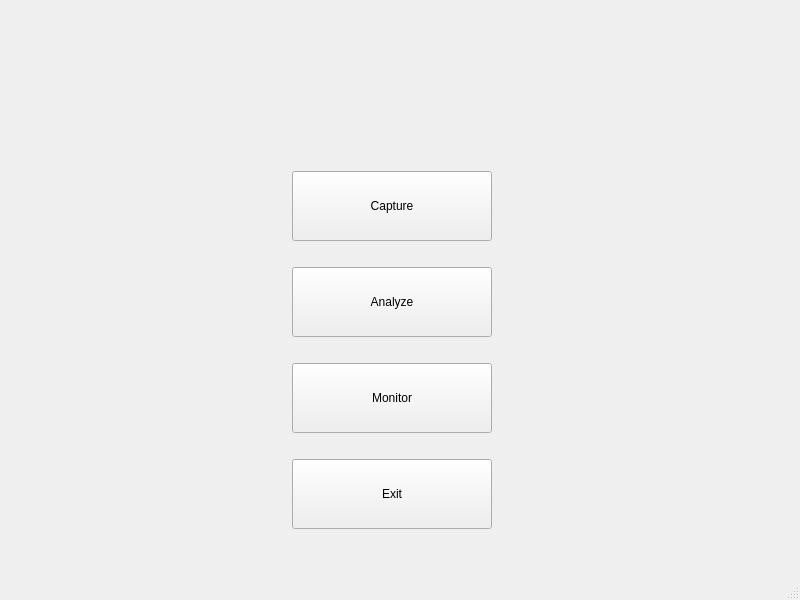
<?xml version="1.0" encoding="UTF-8"?>
<ui version="4.0">
 <class>Entry</class>
 <widget class="QMainWindow" name="Entry">
  <property name="geometry">
   <rect>
    <x>0</x>
    <y>0</y>
    <width>800</width>
    <height>600</height>
   </rect>
  </property>
  <property name="minimumSize">
   <size>
    <width>800</width>
    <height>600</height>
   </size>
  </property>
  <property name="windowTitle">
   <string>MainWindow</string>
  </property>
  <widget class="QWidget" name="centralwidget">
   <layout class="QHBoxLayout" name="horizontalLayout_2">
    <item>
     <spacer name="horizontalSpacer_3">
      <property name="orientation">
       <enum>Qt::Horizontal</enum>
      </property>
      <property name="sizeHint" stdset="0">
       <size>
        <width>130</width>
        <height>20</height>
       </size>
      </property>
     </spacer>
    </item>
    <item>
     <layout class="QVBoxLayout" name="verticalLayout_2">
      <property name="leftMargin">
       <number>20</number>
      </property>
      <property name="topMargin">
       <number>20</number>
      </property>
      <property name="rightMargin">
       <number>20</number>
      </property>
      <property name="bottomMargin">
       <number>20</number>
      </property>
      <item>
       <widget class="QLabel" name="logo">
        <property name="minimumSize">
         <size>
          <width>400</width>
          <height>100</height>
         </size>
        </property>
        <property name="whatsThis">
         <string>&lt;html&gt;&lt;head/&gt;&lt;body&gt;&lt;p&gt;&lt;br/&gt;&lt;/p&gt;&lt;/body&gt;&lt;/html&gt;</string>
        </property>
        <property name="text">
         <string>&lt;html&gt;&lt;head/&gt;&lt;body&gt;&lt;p&gt;&lt;img src=&quot;:/picture/logo.png&quot; height=&quot;100&quot; width=&quot;430&quot;/&gt;&lt;/p&gt;&lt;/body&gt;&lt;/html&gt;</string>
        </property>
       </widget>
      </item>
      <item>
       <spacer name="verticalSpacer_4">
        <property name="orientation">
         <enum>Qt::Vertical</enum>
        </property>
        <property name="sizeHint" stdset="0">
         <size>
          <width>430</width>
          <height>15</height>
         </size>
        </property>
       </spacer>
      </item>
      <item>
       <layout class="QHBoxLayout" name="horizontalLayout">
        <item>
         <spacer name="horizontalSpacer">
          <property name="orientation">
           <enum>Qt::Horizontal</enum>
          </property>
          <property name="sizeHint" stdset="0">
           <size>
            <width>88</width>
            <height>398</height>
           </size>
          </property>
         </spacer>
        </item>
        <item>
         <layout class="QVBoxLayout" name="verticalLayout">
          <property name="leftMargin">
           <number>20</number>
          </property>
          <property name="topMargin">
           <number>20</number>
          </property>
          <property name="rightMargin">
           <number>20</number>
          </property>
          <property name="bottomMargin">
           <number>20</number>
          </property>
          <item>
           <widget class="QPushButton" name="capture">
            <property name="minimumSize">
             <size>
              <width>200</width>
              <height>70</height>
             </size>
            </property>
            <property name="text">
             <string>Capture</string>
            </property>
           </widget>
          </item>
          <item>
           <spacer name="verticalSpacer">
            <property name="minimumSize">
             <size>
              <width>138</width>
              <height>16</height>
             </size>
            </property>
            <property name="orientation">
             <enum>Qt::Vertical</enum>
            </property>
            <property name="sizeHint" stdset="0">
             <size>
              <width>135</width>
              <height>13</height>
             </size>
            </property>
           </spacer>
          </item>
          <item>
           <widget class="QPushButton" name="analyze">
            <property name="minimumSize">
             <size>
              <width>200</width>
              <height>70</height>
             </size>
            </property>
            <property name="text">
             <string>Analyze</string>
            </property>
           </widget>
          </item>
          <item>
           <spacer name="verticalSpacer_2">
            <property name="minimumSize">
             <size>
              <width>138</width>
              <height>16</height>
             </size>
            </property>
            <property name="orientation">
             <enum>Qt::Vertical</enum>
            </property>
            <property name="sizeHint" stdset="0">
             <size>
              <width>135</width>
              <height>13</height>
             </size>
            </property>
           </spacer>
          </item>
          <item>
           <widget class="QPushButton" name="monitor">
            <property name="minimumSize">
             <size>
              <width>200</width>
              <height>70</height>
             </size>
            </property>
            <property name="text">
             <string>Monitor</string>
            </property>
           </widget>
          </item>
          <item>
           <spacer name="verticalSpacer_3">
            <property name="minimumSize">
             <size>
              <width>138</width>
              <height>16</height>
             </size>
            </property>
            <property name="orientation">
             <enum>Qt::Vertical</enum>
            </property>
            <property name="sizeHint" stdset="0">
             <size>
              <width>135</width>
              <height>13</height>
             </size>
            </property>
           </spacer>
          </item>
          <item>
           <widget class="QPushButton" name="exit">
            <property name="minimumSize">
             <size>
              <width>200</width>
              <height>70</height>
             </size>
            </property>
            <property name="text">
             <string>Exit</string>
            </property>
           </widget>
          </item>
         </layout>
        </item>
        <item>
         <spacer name="horizontalSpacer_2">
          <property name="orientation">
           <enum>Qt::Horizontal</enum>
          </property>
          <property name="sizeHint" stdset="0">
           <size>
            <width>97</width>
            <height>398</height>
           </size>
          </property>
         </spacer>
        </item>
       </layout>
      </item>
     </layout>
    </item>
    <item>
     <widget class="QLabel" name="right_corner">
      <property name="layoutDirection">
       <enum>Qt::RightToLeft</enum>
      </property>
      <property name="text">
       <string/>
      </property>
     </widget>
    </item>
    <item>
     <spacer name="horizontalSpacer_4">
      <property name="orientation">
       <enum>Qt::Horizontal</enum>
      </property>
      <property name="sizeHint" stdset="0">
       <size>
        <width>129</width>
        <height>20</height>
       </size>
      </property>
     </spacer>
    </item>
   </layout>
  </widget>
  <widget class="QStatusBar" name="statusbar"/>
 </widget>
 <resources>
  <include location="resource.qrc"/>
 </resources>
 <connections>
  <connection>
   <sender>capture</sender>
   <signal>clicked()</signal>
   <receiver>Entry</receiver>
   <slot>capture_on_clicked()</slot>
   <hints>
    <hint type="sourcelabel">
     <x>426</x>
     <y>222</y>
    </hint>
    <hint type="destinationlabel">
     <x>714</x>
     <y>231</y>
    </hint>
   </hints>
  </connection>
  <connection>
   <sender>analyze</sender>
   <signal>clicked()</signal>
   <receiver>Entry</receiver>
   <slot>analyze_on_clicked()</slot>
   <hints>
    <hint type="sourcelabel">
     <x>408</x>
     <y>310</y>
    </hint>
    <hint type="destinationlabel">
     <x>713</x>
     <y>311</y>
    </hint>
   </hints>
  </connection>
  <connection>
   <sender>monitor</sender>
   <signal>clicked()</signal>
   <receiver>Entry</receiver>
   <slot>monitor_on_clicked()</slot>
   <hints>
    <hint type="sourcelabel">
     <x>456</x>
     <y>411</y>
    </hint>
    <hint type="destinationlabel">
     <x>713</x>
     <y>405</y>
    </hint>
   </hints>
  </connection>
  <connection>
   <sender>exit</sender>
   <signal>clicked()</signal>
   <receiver>Entry</receiver>
   <slot>exit_on_clicked()</slot>
   <hints>
    <hint type="sourcelabel">
     <x>433</x>
     <y>504</y>
    </hint>
    <hint type="destinationlabel">
     <x>707</x>
     <y>487</y>
    </hint>
   </hints>
  </connection>
 </connections>
 <slots>
  <slot>capture_on_clicked()</slot>
  <slot>analyze_on_clicked()</slot>
  <slot>monitor_on_clicked()</slot>
  <slot>exit_on_clicked()</slot>
 </slots>
</ui>
